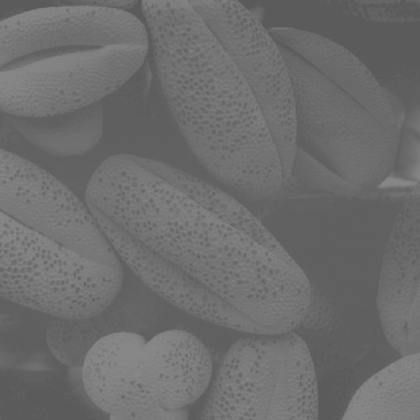
%> input picture Matlab_Image_processing_practice/5week/fig1.tif, 420 x 420 px, shrunk from 889 x 889 before the run
$ octave week5_121341448_JWC.m   (GNU Octave 9; MATLAB toolbox functions it lacks are replaced by stand-ins)
%> lines starting %> are read from the running program, lines starting %| are printed output that depends on the picture; in (x1, y1, x2, y2) boxes, pixels count from 0 and x2, y2 are one past the last pixel; in counts of white or black regions, pixels touching at a corner belong together; the program's own positions count from 1
### Matlab_Image_processing_practice/5week/inverseF.m
function [invY] = inverseF(Y)
% 입력 도메인이 0~255(N = 256)이고 출력 도메인이 0~1인 함수의 역함수를 구하는 함수

N = length(Y);

invY = zeros(1,N);
for ll = 1 : N
    invY(uint8((N-1)*Y(ll))+1) = ll;
    % y=x축을 대칭으로 X와 Y를 서로 교환
end

invY = EmptyInterp(invY);
% 1:1 대응이 아닌 지점의 경우 Interpolation 수행

invY = invY/(N-1);
% 다시 출력 도메인을 0~1로 만들기 위해 Normalization

end

### Matlab_Image_processing_practice/5week/EmptyInterp.m
function [Y_stuffed] = EmptyInterp(Y)
% 함수 값이 0으로 empty한 경우 이를 보간 해주는 함수

len = length(Y);                                % 정의역 index 최대 값

start_flag = 0;                                 % 보간 시작지점 체크 조건
interval = 1;                                     % start와 end 지점 간격
end_flag = 0;                                   % 보간 끝지점 체크 조건

for pos = 1:len

    % start_pos와 end_pos 지점 사이의 empty개수 카운트
    if start_flag == 1 && Y(pos) == 0
        interval = interval + 1;
    end

    % 스타트 지점 생성 후 empty가 아닌 다음 값 나오면 Interpolation 시작 조건 Set
    if  end_flag == 0 && Y(pos) ~= 0
        end_pos = pos;
        end_flag = 1;
    end

    % empty가 아닌 지점일 경우 스타트 지점으로 설정
    if start_flag == 0 && Y(pos) ~= 0
        start_pos = pos;
        start_flag = 1;
    end

    % 연속으로 empty가 아닌 경우
    if start_flag == 1 && end_flag == 1 && interval ==1
        start_pos = pos;
        end_flag = 0;
    end

    % 정의역 끝에 도달하여 Interpolation을 수행 못할 경우
    if pos + 1 > len && interval > 1
        for k = 1:interval-1
            Y(start_pos+k) = Y(start_pos); % 가장 최근 empty 아닌 값으로 채움
        end
    end

    % Lancoz Interpolation 시작
    if start_flag ==1 && end_flag ==1

        %       x1       x2        x3       x4
        %                start      end

        % x2
        x2 = Y(start_pos);                 % start_pos 지점 함수 값
        x1 = x2;                                % start_pos 지점 함수 값과 동일하게 처리
        x3 = Y(end_pos);                   % end_pos 지점 함수 값 선택
        x4 = x3;                                % end_pos 지점 함수 값 동일하게 처리

        % start_pos와 end_pos 사이의 지점의 함수 값을 Cubic Convolution Interpolation 으로 보간
        for k = 1:interval-1
            Y(start_pos+k) = beta_func_ccv(k+interval, interval)*x1...
                                    +beta_func_ccv(k, interval)*x2...
                                    +beta_func_ccv(k-interval, interval)*x3...
                                    +beta_func_ccv(k-2*interval, interval)*x4;
        end

        start_pos = end_pos;
        start_flag = 1;
        interval = 1;
        end_flag = 0;
    end

Y_stuffed = Y;
end

% Cubic Convoltion Interpolation beta 함수
% [11 lines left out: function beta_func_ccv, not called in this run]

end

### Matlab_Image_processing_practice/5week/LinearTransF.m
function [Y] = LinearTransF(X)
% cdf를 근사시킨 직선 함수를 만드는 함수

% 두 점의 좌표
x1 = 91;
y1= 0;
x2 = 137; % 127이 더 근사
y2= 255;

% 직선의 기울기와 y절편
a = (y2-y1)/(x2-x1);
b = -a*x1+y1;

Y = max(y1, min(y2, a*X+b));

end

### Matlab_Image_processing_practice/5week/week5_121341448_JWC.m
%% 5week HW : Histogram Equalization & Uniform Quantization
%    Copyright 2018, Jungwon Choi, INHA Electronics
close all; clear; clc;

img = imread('fig1.tif');
%> img is the input picture: size 420x420 uint8; min 89, max 137, mean 109.1
%img = rgb2gray(img);
img = double(img);
%> img: size 420x420 double
[H, W] = size(img);
%> H = 420; W = 420

N = 5; % 1~N bit 까지

%% 1. compute histogram %%
% 이미지의 픽셀값별 개수 카운트

hist = zeros(256,1);
for i = 1:H
    for j = 1:W
        hist(img(i,j)+1) = hist(img(i,j)+1)+1;
        % 벡터의 시작 인덱스가 1부터 이기 때문에 +1 수행
    end
end
%> after the loop, hist = 256 values, max 13185 at index 97, min 0 at index 1, mean 689.1
hist = hist/sum(hist); % Normalization 수행
%> hist = 256 values, max 0.0747 at index 97, min 0 at index 1, mean 0.00391

% 과정1를 다음과 같이 대체 가능 >> hist = imhist(img)/numel(img);

%% 2. get transformaion function %%
% Transformation 함수 : cumulative sum of normalized histogram values
% (Cumulative Distribution Function 활용)

% cdf 함수 제작
cdf = zeros(256 , 1);
for i = 1:256
    cdf(i) = sum(hist(1:i));
    % 픽셀별 카운트 값을 누적해서 저장
end
%> after the loop, cdf = 256 values from 0 to 1
cdf = cdf/cdf(end);

% 과정2를 다음과 같이 대체 가능 >> cdf = cumsum(hist);

%% 3. histogram equalization %%

% cdf로 equalization 수행
img_eq = uint8((255.0*cdf(uint8(img)+1)));
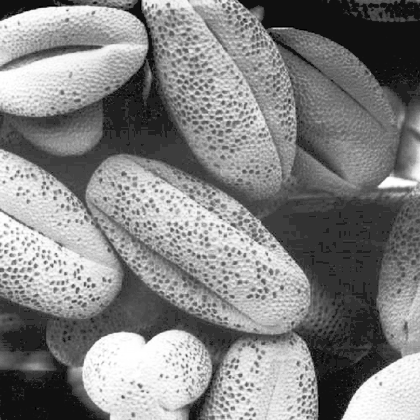
%> img_eq: size 420x420 uint8; min 0, max 255, mean 131.5
% cdf 함수 출력이 0 ~ 1 이므로 픽셀값에 대응하도록 255 곱 수행

%% (Supplementary)
% 비교를 위해 cdf 근사 직선 함수로 equalization 수행
X = 0:255;
Y_eqf =  LinearTransF(X);
img_eql = uint8((Y_eqf(uint8(img)+1)));
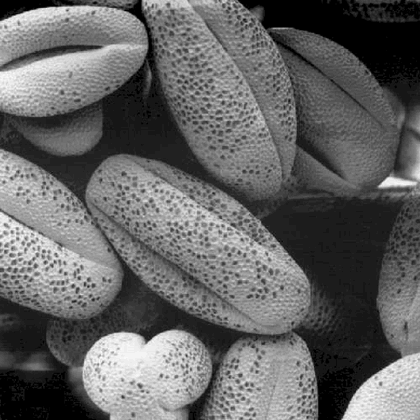
%> img_eql: size 420x420 uint8; min 0, max 255, mean 100.3
% 다음과 같이 대체 가능 >> img_eql = max(y1,min(y2, ((y2-y1)/(x2-x1))*(img-x1)+y1));

%%%%%%%%%% 변환 결과 확인 %%%%%%%%%%
hist_eq = imhist(img_eq)./numel(img_eq);
%> hist_eq = 256 values, max 0.0747 at index 51, min 0 at index 2, mean 0.00391
cdf_eq = cumsum(hist_eq);
%> cdf_eq = 256 values from 0.00093 to 1
hist_eql = imhist(img_eql)./numel(img_eql);
%> hist_eql = 256 values, max 0.0747 at index 29, min 0 at index 2, mean 0.00391
cdf_eql = cumsum(hist_eql);
%> cdf_eql = 256 values from 0.0614 to 1

figure(100); set(100, 'name', 'Equalization result comparation','units','normalized','outerposition', [0 0 1 1]);
subplot(3,3,1); imshow(uint8(img)); title('Original Image');
subplot(3,3,2); plot(hist);xlim([1 256]);
subplot(3,3,3); plot(X, cdf, 'b', X, Y_eqf/255, 'r'); xlim([1 256]);
subplot(3,3,4); imshow(uint8(img_eq)); title('historam equalization Image (cdf)');
subplot(3,3,5); plot(hist_eq);xlim([1 256]);
subplot(3,3,6); plot(cdf_eq);xlim([1 256]);
subplot(3,3,7); imshow(uint8(img_eql)); title('historam equalization Image (linear cdf function)');
subplot(3,3,8); plot(hist_eql);xlim([1 256]);
subplot(3,3,9); plot(cdf_eql);xlim([1 256]);
%> after `xlim([1 256])`:
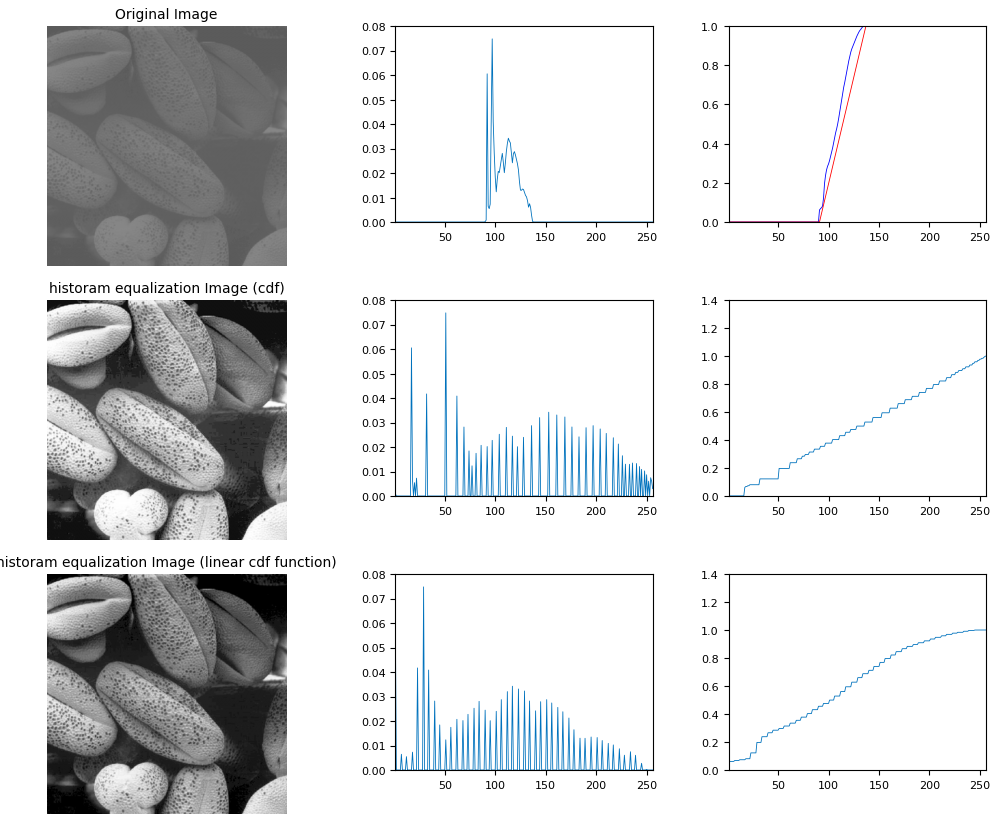
%> figure redrawn from the program's plot data, 9 panels
%%%%%%%%%%%%%%%%%%%%%%%%%%%%
%% 4. uniform quantization
% 히스토그램 평활화한 이미지와 원본 이미지를 각각 uniform quantization 수행

img_just_uniqnt = zeros(H,W,N);       % 각 bitrate로 uniform quantization된 이미지를 저장할 공간 (Original image)
img_hist_uniqnt = zeros(H,W,N);       % 각 bitrate로 uniform quantization된 이미지를 저장할 공간 (Histgram equalized image)

for Nbit = 1:N                                   % 1~N bitrate로 quantizaion
    img_temp1 = zeros(H,W);             % 연산을 위한 임시 이미지 공간 생성 (Original image)
    img_temp2 = zeros(H,W);             % 연산을 위한 임시 이미지 공간 생성 (Histgram equalized image)
    for k = 1 : 2^Nbit                         % Quantizaion Step
        img_temp1(round((256/2^Nbit)*(k-1)) <= img & img < round((256/2^Nbit)*k)) = round((256/2^Nbit)*(2*k-1)/2);
        img_temp2(round((256/2^Nbit)*(k-1)) <= img_eq & img_eq < round((256/2^Nbit)*k)) = round((256/2^Nbit)*(2*k-1)/2);
        % 조건식으로 encoder mapping 한 뒤 양 boundary의 중간 값을 대입하여 decoder mapping
        % 최대 픽셀값인 255를 양자화 범위에 포함하기 위하여 조건의 범위를 img < 256으로 설정
    end
    img_just_uniqnt(:,:,Nbit) = img_temp1;  % 해당 bitrate로 uniform quantization를 적용한 이미지 결과 저장 (Original image)
    img_hist_uniqnt(:,:,Nbit) = img_temp2;  % 해당 bitrate로 uniform quantization를 적용한 이미지 결과 저장 (Histgram equalized image)
end


%% 5. inverse transform %%

invcdf = inverseF(cdf);
%> in inverseF, `N = length(Y);`: N = 256
%> after the loop in inverseF, `for ll = 1 : N`: invY = 256 values, max 256 at index 255, min 0 at index 2, mean 20.34
%> in EmptyInterp, `len = length(Y);`: len = 256
%> the loop in EmptyInterp, `for pos = 1:len` made 256 passes
%> (x2, x1, x3, x4) on passes 17, 20, 22, 32, 51: (91, 91, 92, 92), (93, 93, 94, 94), (94, 94, 95, 95), (95, 95, 96, 96), (96, 96, 97, 97)
%> after the loop in EmptyInterp, `for pos = 1:len`: Y = 256 values from 91 to 256; end_pos = 255; interval = 2; start_pos = 255; x1 = 133; x3 = 134
%> in inverseF, `invY = EmptyInterp(invY);`: invY = 256 values from 91 to 256
%> in inverseF, `invY = invY/(N-1);`: invY = 256 values from 0.357 to 1
%> invcdf = 256 values from 0.357 to 1
% inverse transform을 위한 cdf의 역함수를 구함

img_hist_uniqnt_inv = uint8((255.0*invcdf(uint8(img_hist_uniqnt)+1)));
% 각 이미지별로 inverse transform 수행

figure(150); figure(150); set(150, 'name', 'Inverse result');
plot(X, cdf , 'b-'); hold on;
plot(X, invcdf, 'r-' ); hold off;
legend('Transformaion Function', 'Inverse Transformaion Function'); xlim([0,255]); ylim([0,1]);
%> after `ylim([0,1])`:
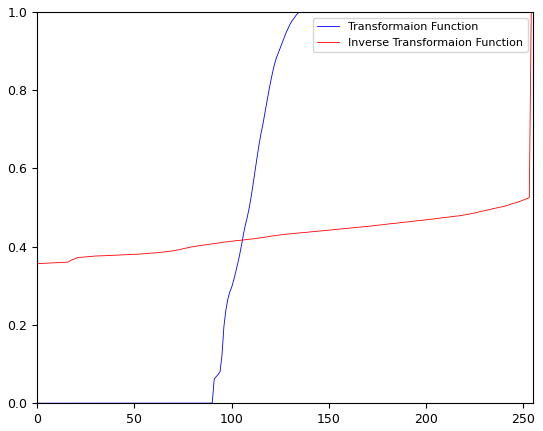
%> figure redrawn from the program's plot data; curve peaks at x = 137, y = 1; curve peaks at x = 254, y = 1, above the top of the axes
%% 6. Calculate quantization error %%
err_just_uniqnt = zeros(1,N);    % 각 Bitrate에 따른 quantization error (RMSQE) (Original image)
err_hist_uniqnt = zeros(1,N);    % 각 Bitrate에 따른 quantization error (RMSQE) (Histgram equalized image)

for Nbit = 1:N
    % quantization error (RMSE) 산출
    err_just_uniqnt(Nbit) = sqrt(sum(sum((img-double(img_just_uniqnt(:,:,Nbit))).^2))/length(img(:)));
    err_hist_uniqnt(Nbit) = sqrt(sum(sum((img-double(img_hist_uniqnt_inv(:,:,Nbit))).^2))/length(img(:)));
end
%> after the loop, err_hist_uniqnt = [6.1 3.54 2.08 1.78 1.66]; err_just_uniqnt = [46.03 16.73 10.12 5.11 2.51]

%% 7. Display the result %%

figure(200); set(200, 'name', 'Histogram Equalization Quantization result comparation','units','normalized','outerposition', [0 0 1 1]);
subplot(3,N,1); imshow(uint8(img)); title('Original Image');
for ll = 1:N
    subplot(3,N, N+ll); imshow(uint8(img_just_uniqnt(:,:,ll))); title(['Unifrom ',num2str(ll),'bit quantization']); xlabel(['quantization error (RMSE) : ',num2str(err_just_uniqnt(ll))]);
    subplot(3,N, 2*N+ll); imshow(uint8(img_hist_uniqnt_inv(:,:,ll))); title(['Histogram Equalization ',num2str(ll),'bit quantization']); xlabel(['quantization error (RMSE) : ',num2str(err_hist_uniqnt(ll))]);
end
%> this loop made 5 passes
%> pass 1, `imshow(uint8(img_just_uniqnt(:,:,ll)))`:
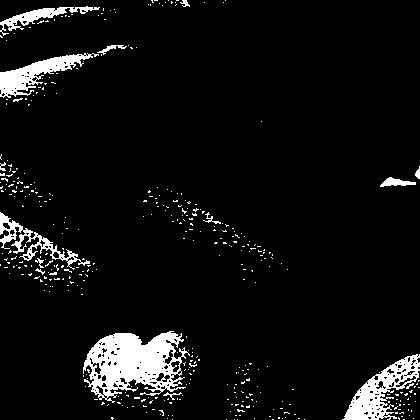
%> displayed picture: size 420x420, on the screen's scale of 0 to 255; values 64 (black) and 192 (white), 6.4% white; 403 white regions (387 under 20 px), largest, box (x1, y1, x2, y2) and area: (83, 331, 190, 403) 4316, (342, 354, 420, 420) 1979, (0, 53, 99, 98) 1514
%> pass 1, `imshow(uint8(img_hist_uniqnt_inv(:,:,ll)))`:
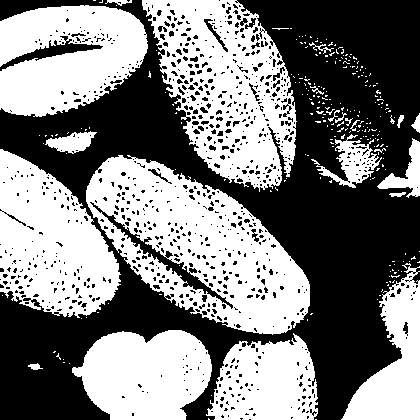
%> displayed picture: size 420x420, on the screen's scale of 0 to 255; values 98 (black) and 118 (white), 50.1% white; 900 black regions (855 under 20 px), largest, box (x1, y1, x2, y2) and area: (0, 0, 420, 420) 79025, (90, 202, 233, 309) 1213, (0, 36, 103, 71) 819
subplot(3,N,2); plot(1:N, err_just_uniqnt, 'b', 1:N, err_hist_uniqnt, 'r' ); % bitrate에 따른 Quantization error 변화
title('Quantization Error (RSME) of Image'); xlabel('Quantized Bitrate'); ylabel('Quantization Error (RMSE)');
xlim([0 N+1]); ylim('auto'); legend('Uniform quantization', 'Histogram equalizaion quantizatioin');
%> after `legend('Uniform quantization', 'Histogram equalizaion quantizatioin')`:
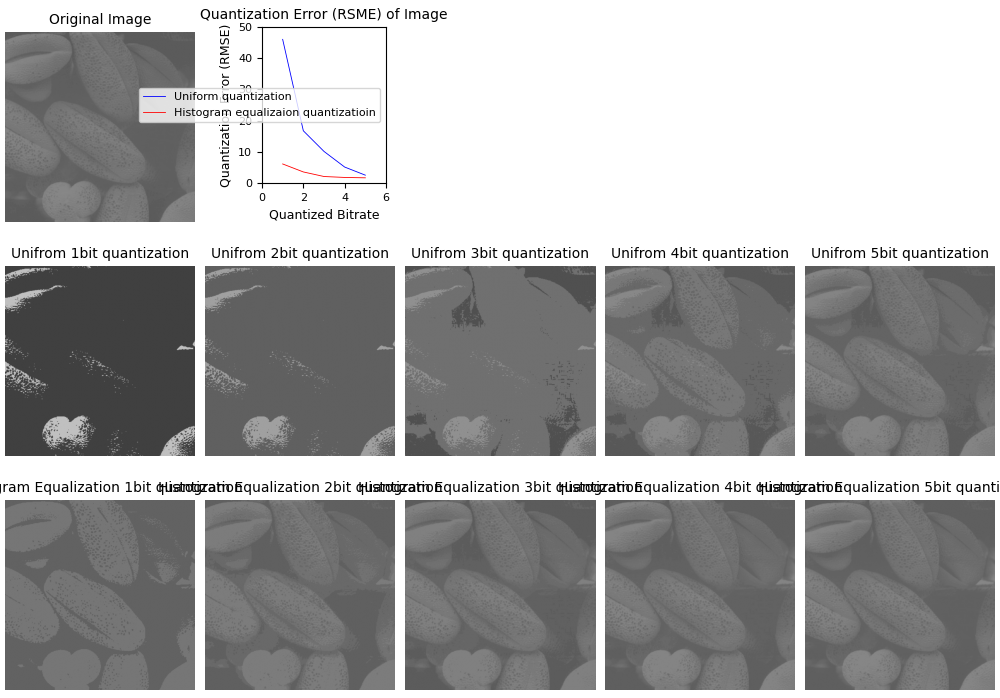
%> figure redrawn from the program's plot data, 12 panels
